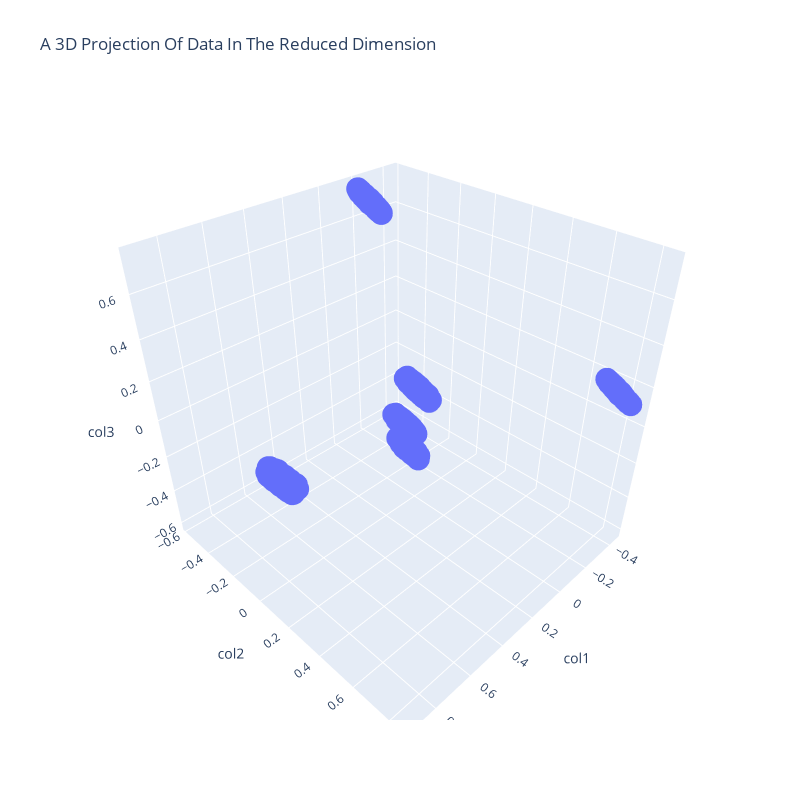

The code cell stored with this chart in its notebook:
### Markdown cell above
## PCA
PCA can help identify underlying patterns in the data that may not be immediately apparent when looking at the raw data.

### Code cell
from sklearn.decomposition import PCA
from mpl_toolkits.mplot3d import Axes3D
import plotly.express as px

#Initiating PCA to reduce dimentions aka features to 3
pca = PCA(n_components=3)
pca.fit(X)
PCA_ds = pd.DataFrame(pca.transform(X), columns=(["col1","col2", "col3"]))
PCA_ds.describe().T

#A 3D Projection Of Data In The Reduced Dimension
fig = px.scatter_3d(PCA_ds, x='col1', y='col2', z='col3', title='A 3D Projection Of Data In The Reduced Dimension',height=800, width=800)
fig.show()

### Figure 1 — Plotly figure (JSON) as saved in the notebook; plotly's stock layout.template omitted (floating-point values rounded to 4 significant figures; data arrays with more than 128 entries replaced by an {"elided": "..."} marker saying what was removed)
{"data": [{"hovertemplate": "col1=%{x}<br>col2=%{y}<br>col3=%{z}<extra></extra>", "legendgroup": "", "marker": {"color": "#636efa", "symbol": "circle"}, "mode": "markers", "name": "", "scene": "scene", "showlegend": false, "type": "scatter3d", "x": {"elided": "1879 float values"}, "y": {"elided": "1879 float values"}, "z": {"elided": "1879 float values"}}], "layout": {"height": 800, "legend": {"tracegroupgap": 0}, "scene": {"aspectmode": "auto", "aspectratio": {"x": 0.9863, "y": 1.029, "z": 0.9855}, "camera": {"projection": {"type": "perspective"}}, "domain": {"x": [0, 1], "y": [0, 1]}, "xaxis": {"title": {"text": "col1"}, "type": "linear"}, "yaxis": {"title": {"text": "col2"}, "type": "linear"}, "zaxis": {"title": {"text": "col3"}, "type": "linear"}}, "title": {"text": "A 3D Projection Of Data In The Reduced Dimension"}, "width": 800}}
